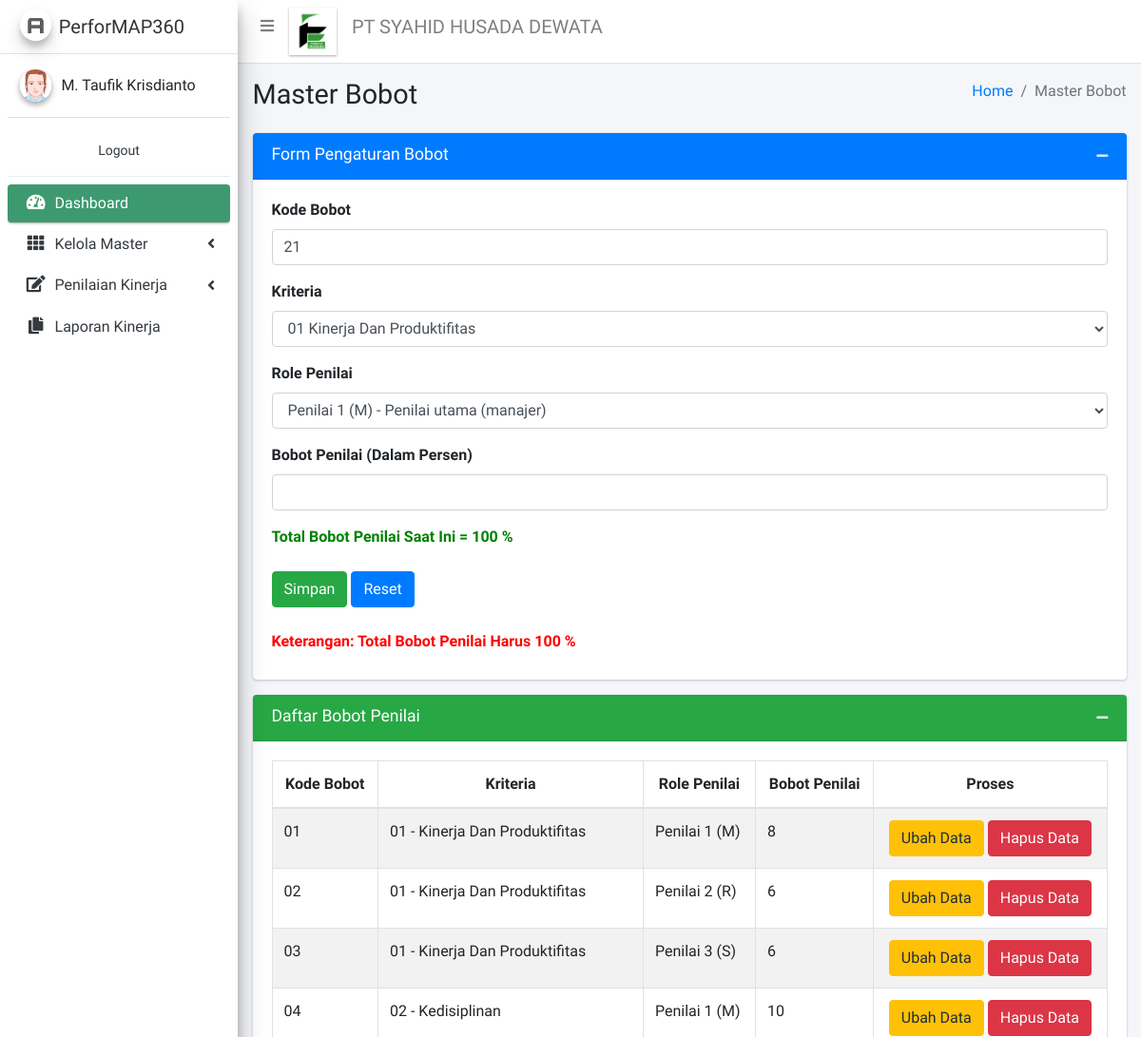
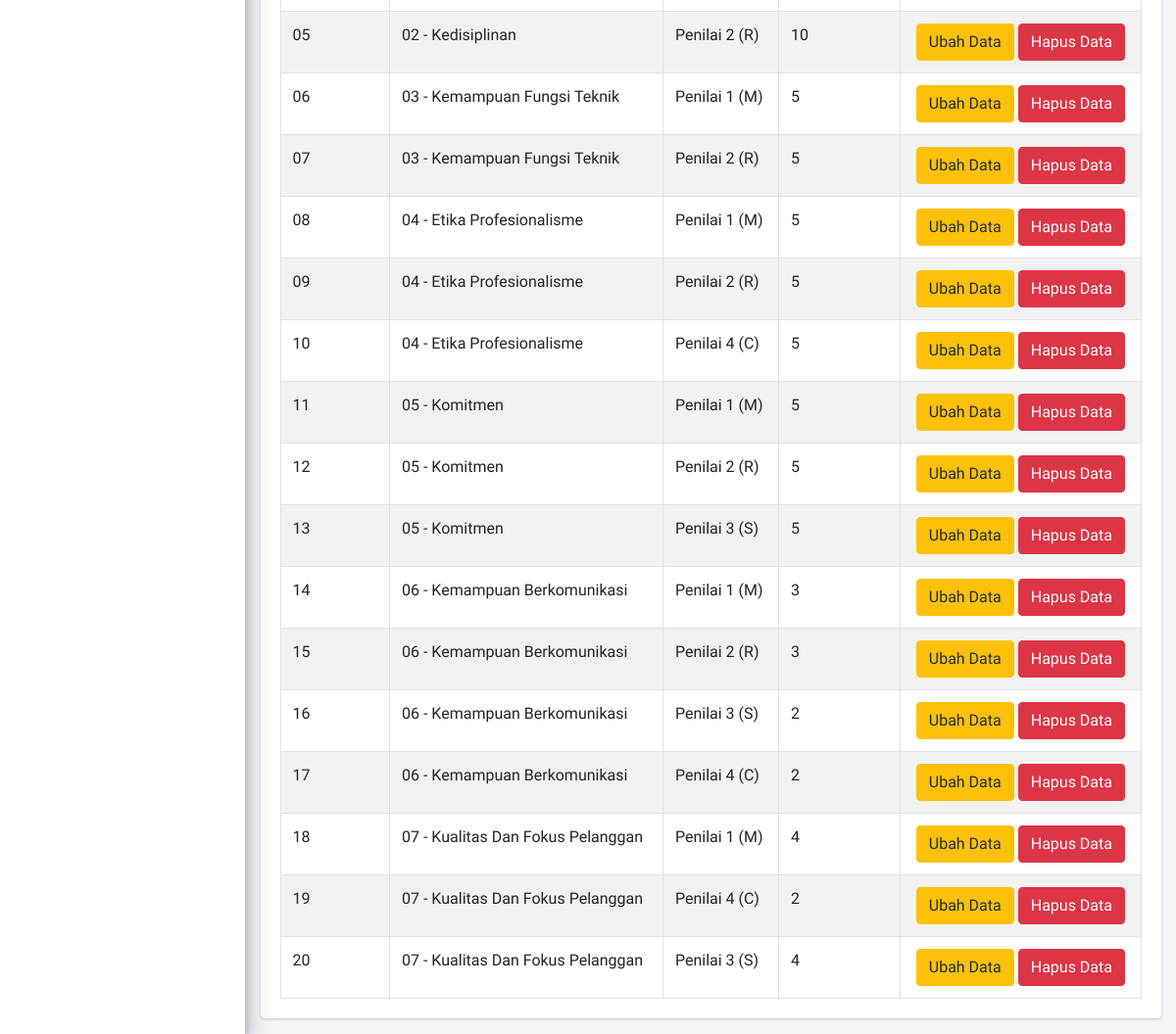
The page /pages/master/m_bobot.php (signed in) on the database its author committed (2 pictures, top to bottom).
### tables this page shows
CREATE TABLE `master_bobot` (
  `kdbobot` varchar(20) NOT NULL,
  `kdkri` varchar(20) NOT NULL,
  `kdpenilai` varchar(20) NOT NULL,
  `bobot` double NOT NULL
);

### pages/master/m_bobot.php (the view, shortened to what this page needs)
<!DOCTYPE html>
<?php
INCLUDE '../config.php';
require_once '../load.php';
?>
<html>
<head>
</head>
<body class="hold-transition sidebar-mini">
<div class="wrapper">
  <nav class="main-header navbar navbar-expand navbar-white navbar-light">
    <ul class="navbar-nav">
      <li class="nav-item">
        <a class="nav-link" data-widget="pushmenu" href="#" role="button"><i class="fas fa-bars"></i></a>
      </li>
      <a href="../../index.php">
      <img width="50px" height="50px" src="../../dist/img/newtown.png"
           alt="AdminLTE Logo"
           class="brand-image img-square elevation-1">
	  </a>
	  <li class="nav-item d-none d-sm-inline-block">
		<h5><a href="../../index.php" class="nav-link">PT SYAHID HUSADA DEWATA</a>
      </li>
    </ul>
  </nav>
<?php require_once '../sidebar.php'; ?>
  <div class="content-wrapper">
    <section class="content-header">
      <div class="container-fluid">
        <div class="row mb-2">
          <div class="col-sm-6">
            <h1>Master Bobot</h1>
          </div>
          <div class="col-sm-6">
            <ol class="breadcrumb float-sm-right">
              <li class="breadcrumb-item"><a href="../../index.php">Home</a></li>
              <li class="breadcrumb-item active">Master Bobot</li>
            </ol>
          </div>
        </div>
      </div>
    </section>
    <section class="content">
      <div class="container-fluid">
        <div class="row">
          <div class="col-md-12">
            <div class="card card-primary">
              <div class="card-header">
                <h3 class="card-title">Form Pengaturan Bobot</h3>
			  <div class="card-tools">
				<button type="button" class="btn btn-tool" data-card-widget="collapse"><i class="fas fa-minus"></i></button>
              </div>
             </div>
              <div class="card-body">
                            <div class="row">
                                <div class="col-lg-12">
								<?php
if(isset($_POST['update'])){
	$a1 = $_POST['datkdbobot'];
	$b1 = $_POST['datkri1'];
	$c1 = $_POST['datrole1'];
	$d1 = $_POST['datbobot'];
?>
									<form role="form" action="" method="POST">
										<div class="form-group">
                                            <label>Kode Bobot</label>
                                            <input class="form-control" name="kdbobot" value="<?php echo $a1; ?>" readonly>
                                        </div>
										<div class="form-group">
                                            <label>Kriteria</label>
                                            <input class="form-control" name="kdkri" value="<?php echo $b1; ?>" readonly>
                                        </div>
										<div class="form-group">
                                            <label>Role Penilai</label>
                                            <input class="form-control" name="kdpenilai" value="<?php echo $c1; ?>" readonly>
                                        </div>
										<div class="form-group">
                                            <label>Bobot Penilai (Dalam Persen)</label>
                                            <input class="form-control" name="bobot" value="<?php echo $d1; ?>" required>
                                        </div>
										<!--<div class="form-group">
                                            <label>Jenis Bobot Penilai</label>
											<input type="radio" name="jenisbot" value="ALL" <?php if($e1=="ALL"){echo "checked";}?>> ALL - Semua
											<input type="radio" name="jenisbot" value="IN" <?php if($e1=="IN"){echo "checked";}?>> IN - Internal
											<input type="radio" name="jenisbot" value="EX" <?php if($e1=="EX"){echo "checked";}?>> EX - External/Tambahan
                                        </div>-->
										<button type="submit" name="submitupdate" class="btn btn-warning">Ubah</button>
                                        <a href="" class="btn btn-primary">Reset</a>
                                    </form>
<?php
}else{
?>
                                    <form role="form" action="" method="POST">
                                        <div class="form-group">
                                            <label>Kode Bobot</label>
											<?php
											$sqla = "select max(kdbobot) as cek from master_bobot";
											$result= mysqli_query($conn, $sqla);
											$row = mysqli_fetch_assoc($result);
											$value=$row['cek']+1;
											?>
                                            <input class="form-control" name="kdbobot" value="<?php echo $value; ?>" required>
                                        </div>
										<div class="form-group">
                                            <label>Kriteria</label>
                                            <select class="form-control select2" name="kriteria" id="kriteria" onchange="detailKri(this.value)" required>
											<?php
											$query = "select * from master_kriteria where status='1'";
											$tampil = mysqli_query($conn, $query);
											while($data1 = mysqli_fetch_array($tampil))
											{
											echo "<option value='".$data1['kdkri']."'>".$data1['kdkri']." ".$data1['namkri']."</option>";
											}
											?>
											</select>
                                        </div>
										<div class="form-group">
                                            <label>Role Penilai</label>
                                            <select class="form-control select2" name="penilai" id="penilai" onchange="detailPen(this.value)" required>
											<?php
											$query = "select * from master_penilai";
											$tampil = mysqli_query($conn, $query);
											while($data1 = mysqli_fetch_array($tampil))
											{
											echo "<option value='".$data1['kdpenilai']."'>".$data1['rolepenilai']." - ".$data1['ketrole']."</option>";
											}
											?>
											</select>
                                        </div>
										<div class="form-group">
                                            <label>Bobot Penilai (Dalam Persen)</label>
                                            <input class="form-control" name="bobot" required>
                                        </div>
										<div class="form-group">
                                            <label><span style="color:green">Total Bobot Penilai Saat Ini =
											<?php
											$sql1 = "SELECT sum(bobot) as bobot from master_bobot";
											$result1 = mysqli_query($conn, $sql1);
											while($rows = mysqli_fetch_assoc($result1))
											{
												 echo $rows['bobot']." %";
											}
											?>
											</span></label>
                                        </div>
										<button type="submit" name="submit" class="btn btn-success">Simpan</button>
                                        <button type="reset" class="btn btn-primary">Reset</button>
										<label><span style="color:red">Keterangan: Total Bobot Penilai Harus 100 %</span></label>
									</form>
									<?php
}
?>
                                </div>
                            </div>
                            </div>
                        </div>
            <div class="card card-success">
              <div class="card-header">
                <h3 class="card-title">Daftar Bobot Penilai</h3>
				<div class="card-tools">
				<button type="button" class="btn btn-tool" data-card-widget="collapse"><i class="fas fa-minus"></i></button>
              </div>
              </div>
              <div class="card-body">
                <table width="100%" class="table table-striped table-bordered table-hover" id="bagianlist">
                                <thead>
                                    <tr>
                                        <th style="text-align:center">Kode Bobot</th>
                                        <th style="text-align:center">Kriteria</th>
                                        <th style="text-align:center">Role Penilai</th>
                                        <th style="text-align:center">Bobot Penilai</th>
                                        <th style="text-align:center">Proses</th>
										</tr>
                                </thead>
								<tbody>
								<?php
								$sql1 = "select a.kdbobot, a.kdkri, (select b.namkri from master_kriteria b where b.kdkri=a.kdkri) as namkri, a.kdpenilai,
								(select c.rolepenilai as role from master_penilai c where c.kdpenilai = a.kdpenilai) as role, a.bobot from master_bobot a";
								$result1 = mysqli_query($conn, $sql1);
								if (mysqli_num_rows($result1) > 0) {
									while($row = mysqli_fetch_assoc($result1)) {
										echo "<tr><form action=\"\" method=\"POST\">";
										echo "<td> <input type=\"hidden\" class=\"form-control\" name=\"datkdbobot\" value=\"";
										echo $row["kdbobot"]; echo "\">";echo $row["kdbobot"];
										echo "</td>";
										echo "<td> <input type=\"hidden\" class=\"form-control\" name=\"datkri\" value=\"";
										echo $row["namkri"];echo "\">";echo $row["kdkri"]." - ".$row["namkri"];
										echo "</td>";
										echo "<td> <input type=\"hidden\" class=\"form-control\" name=\"datrole\" value=\"";
										echo $row["role"];echo "\">";echo $row["role"];
										echo "</td>";
										echo "<td> <input type=\"hidden\" class=\"form-control\" name=\"datbobot\" value=\"";
										echo $row["bobot"];echo "\">";echo $row["bobot"];
										echo "</td>";
										echo "<td align=\"center\"><input class=\"btn btn-warning\" type=\"submit\" name=\"update\" value=\"Ubah Data\"> ";
										echo "<input class=\"btn btn-danger\"type=\"submit\" name=\"delete\" value=\"Hapus Data\"></td>";
										echo "</form></tr>";
									}
								} else {
									echo "0 results";
								}
								echo "</tbody></table>";
								?>
              </div>
            </div>
          </div>
        </div>
      </div>
    </section>
  </div>
</div>
</body>
</html>

### rows shown on the page
master_bobot: kdbobot "01", kdkri "01", namkri "Kinerja Dan Produktifitas", role "Penilai 1 (M)", bobot "8"
master_bobot: kdbobot "02", kdkri "01", namkri "Kinerja Dan Produktifitas", role "Penilai 2 (R)", bobot "6"
master_bobot: kdbobot "03", kdkri "01", namkri "Kinerja Dan Produktifitas", role "Penilai 3 (S)", bobot "6"
master_bobot: kdbobot "04", kdkri "02", namkri "Kedisiplinan", role "Penilai 1 (M)", bobot "10"
master_bobot: kdbobot "05", kdkri "02", namkri "Kedisiplinan", role "Penilai 2 (R)", bobot "10"
master_bobot: kdbobot "06", kdkri "03", namkri "Kemampuan Fungsi Teknik", role "Penilai 1 (M)", bobot "5"
master_bobot: kdbobot "07", kdkri "03", namkri "Kemampuan Fungsi Teknik", role "Penilai 2 (R)", bobot "5"
master_bobot: kdbobot "08", kdkri "04", namkri "Etika Profesionalisme", role "Penilai 1 (M)", bobot "5"
master_bobot: kdbobot "09", kdkri "04", namkri "Etika Profesionalisme", role "Penilai 2 (R)", bobot "5"
master_bobot: kdbobot "10", kdkri "04", namkri "Etika Profesionalisme", role "Penilai 4 (C)", bobot "5"
master_bobot: kdbobot "11", kdkri "05", namkri "Komitmen", role "Penilai 1 (M)", bobot "5"
master_bobot: kdbobot "12", kdkri "05", namkri "Komitmen", role "Penilai 2 (R)", bobot "5"
master_bobot: kdbobot "13", kdkri "05", namkri "Komitmen", role "Penilai 3 (S)", bobot "5"
master_bobot: kdbobot "14", kdkri "06", namkri "Kemampuan Berkomunikasi", role "Penilai 1 (M)", bobot "3"
master_bobot: kdbobot "15", kdkri "06", namkri "Kemampuan Berkomunikasi", role "Penilai 2 (R)", bobot "3"
master_bobot: kdbobot "16", kdkri "06", namkri "Kemampuan Berkomunikasi", role "Penilai 3 (S)", bobot "2"
master_bobot: kdbobot "17", kdkri "06", namkri "Kemampuan Berkomunikasi", role "Penilai 4 (C)", bobot "2"
master_bobot: kdbobot "18", kdkri "07", namkri "Kualitas Dan Fokus Pelanggan", role "Penilai 1 (M)", bobot "4"
master_bobot: kdbobot "19", kdkri "07", namkri "Kualitas Dan Fokus Pelanggan", role "Penilai 4 (C)", bobot "2"
master_bobot: kdbobot "20", kdkri "07", namkri "Kualitas Dan Fokus Pelanggan", role "Penilai 3 (S)", bobot "4"

### other values the page prints
$_SESSION['username'] "M. Taufik Krisdianto"
$rows['bobot'] "100"
form field kriteria "01 Kinerja Dan Produktifitas"
form field penilai "Penilai 1 (M) - Penilai utama (manajer)"
